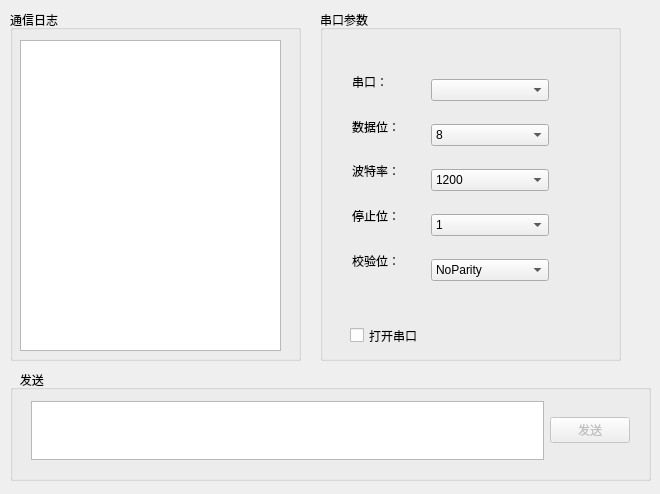
<?xml version="1.0" encoding="UTF-8"?>
<ui version="4.0">
 <class>MainWindow</class>
 <widget class="QMainWindow" name="MainWindow">
  <property name="geometry">
   <rect>
    <x>0</x>
    <y>0</y>
    <width>660</width>
    <height>494</height>
   </rect>
  </property>
  <property name="windowTitle">
   <string>Qt串口通信</string>
  </property>
  <widget class="QWidget" name="centralWidget">
   <widget class="QGroupBox" name="groupBox">
    <property name="geometry">
     <rect>
      <x>10</x>
      <y>10</y>
      <width>291</width>
      <height>351</height>
     </rect>
    </property>
    <property name="title">
     <string>通信日志</string>
    </property>
    <widget class="QTextBrowser" name="comLog">
     <property name="geometry">
      <rect>
       <x>10</x>
       <y>30</y>
       <width>261</width>
       <height>311</height>
      </rect>
     </property>
    </widget>
   </widget>
   <widget class="QGroupBox" name="groupBox_2">
    <property name="geometry">
     <rect>
      <x>320</x>
      <y>10</y>
      <width>301</width>
      <height>351</height>
     </rect>
    </property>
    <property name="title">
     <string>串口参数</string>
    </property>
    <widget class="QCheckBox" name="openCom">
     <property name="geometry">
      <rect>
       <x>30</x>
       <y>310</y>
       <width>131</width>
       <height>31</height>
      </rect>
     </property>
     <property name="text">
      <string>打开串口</string>
     </property>
    </widget>
    <widget class="QWidget" name="">
     <property name="geometry">
      <rect>
       <x>10</x>
       <y>30</y>
       <width>241</width>
       <height>262</height>
      </rect>
     </property>
     <layout class="QHBoxLayout" name="horizontalLayout">
      <item>
       <widget class="QWidget" name="widget_2" native="true">
        <layout class="QVBoxLayout" name="verticalLayout">
         <item>
          <widget class="QLabel" name="label">
           <property name="text">
            <string>串口：</string>
           </property>
          </widget>
         </item>
         <item>
          <widget class="QLabel" name="label_5">
           <property name="text">
            <string>数据位：</string>
           </property>
          </widget>
         </item>
         <item>
          <widget class="QLabel" name="label_2">
           <property name="text">
            <string>波特率：</string>
           </property>
          </widget>
         </item>
         <item>
          <widget class="QLabel" name="label_4">
           <property name="text">
            <string>停止位：</string>
           </property>
          </widget>
         </item>
         <item>
          <widget class="QLabel" name="label_3">
           <property name="text">
            <string>校验位：</string>
           </property>
          </widget>
         </item>
        </layout>
       </widget>
      </item>
      <item>
       <widget class="QWidget" name="widget" native="true">
        <property name="minimumSize">
         <size>
          <width>140</width>
          <height>260</height>
         </size>
        </property>
        <layout class="QVBoxLayout" name="verticalLayout_2">
         <item>
          <widget class="QComboBox" name="portName"/>
         </item>
         <item>
          <widget class="QComboBox" name="dataBits">
           <item>
            <property name="text">
             <string>8</string>
            </property>
           </item>
           <item>
            <property name="text">
             <string>7</string>
            </property>
           </item>
           <item>
            <property name="text">
             <string>6</string>
            </property>
           </item>
           <item>
            <property name="text">
             <string>5</string>
            </property>
           </item>
          </widget>
         </item>
         <item>
          <widget class="QComboBox" name="baudRate">
           <item>
            <property name="text">
             <string>1200</string>
            </property>
           </item>
           <item>
            <property name="text">
             <string>2400</string>
            </property>
           </item>
           <item>
            <property name="text">
             <string>4800</string>
            </property>
           </item>
           <item>
            <property name="text">
             <string>9600</string>
            </property>
           </item>
           <item>
            <property name="text">
             <string>4800</string>
            </property>
           </item>
           <item>
            <property name="text">
             <string>19200</string>
            </property>
           </item>
           <item>
            <property name="text">
             <string>38400</string>
            </property>
           </item>
           <item>
            <property name="text">
             <string>57600</string>
            </property>
           </item>
           <item>
            <property name="text">
             <string>115200</string>
            </property>
           </item>
          </widget>
         </item>
         <item>
          <widget class="QComboBox" name="stopBits">
           <item>
            <property name="text">
             <string>1</string>
            </property>
           </item>
           <item>
            <property name="text">
             <string>2</string>
            </property>
           </item>
          </widget>
         </item>
         <item>
          <widget class="QComboBox" name="parity">
           <item>
            <property name="text">
             <string>NoParity</string>
            </property>
           </item>
           <item>
            <property name="text">
             <string>EvenParity</string>
            </property>
           </item>
           <item>
            <property name="text">
             <string>OddParity</string>
            </property>
           </item>
          </widget>
         </item>
        </layout>
       </widget>
      </item>
     </layout>
    </widget>
   </widget>
   <widget class="QGroupBox" name="groupBox_3">
    <property name="geometry">
     <rect>
      <x>10</x>
      <y>370</y>
      <width>641</width>
      <height>111</height>
     </rect>
    </property>
    <property name="title">
     <string>   发送</string>
    </property>
    <widget class="QWidget" name="layoutWidget">
     <property name="geometry">
      <rect>
       <x>10</x>
       <y>20</y>
       <width>621</width>
       <height>81</height>
      </rect>
     </property>
     <layout class="QHBoxLayout" name="horizontalLayout_6">
      <item>
       <widget class="QTextEdit" name="message"/>
      </item>
      <item>
       <widget class="QPushButton" name="btnSend">
        <property name="enabled">
         <bool>false</bool>
        </property>
        <property name="text">
         <string>发送</string>
        </property>
       </widget>
      </item>
     </layout>
    </widget>
   </widget>
  </widget>
 </widget>
 <layoutdefault spacing="6" margin="11"/>
 <resources/>
 <connections/>
</ui>
